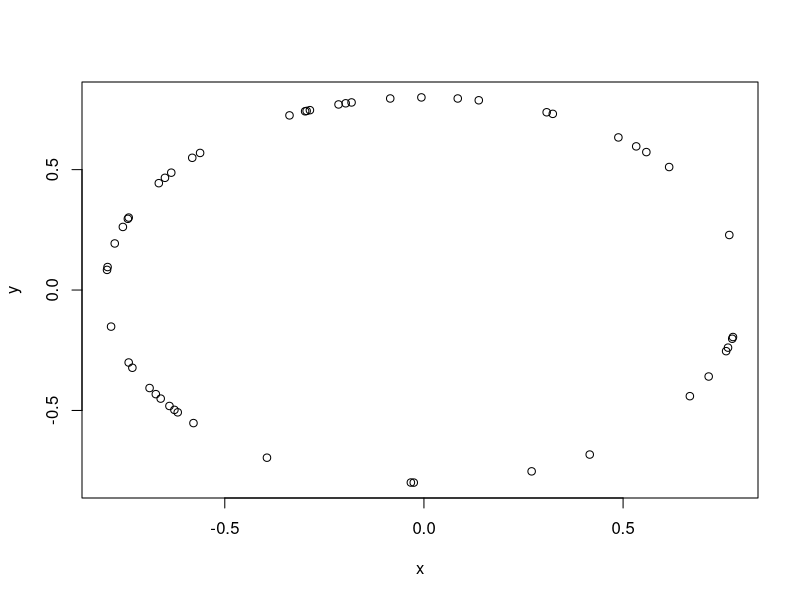

The R source for this figure:
normData <- rnorm(10000,0,1)

median(normData)
mean(normData)
sd(normData)

cutoff <- median(normData) + 3 * mad(normData)
uniData <- runif(1000, min = 0, max = 1)

simData <- rnorm(1000,0,)

x <- c(8,3,3,7,15,9,12,4,9,10,5,1)
m <- matrix(x,6,2)
colnames(m) <- c("c1", "c2")
col <- seq(1,12,2)
m = cbind(m,col)
m[1,] = sort(m[1,])

rand.Circle = function(n,x_0=0,y_0=0,r) {
    theta = 2 * pi * runif(n,0,1);
    x = x_0 + r * cos(theta)
    y = y_0 + r * sin(theta)

    return (cbind(x,y))
}

plot(rand.Circle(50,0,0,0.8))
